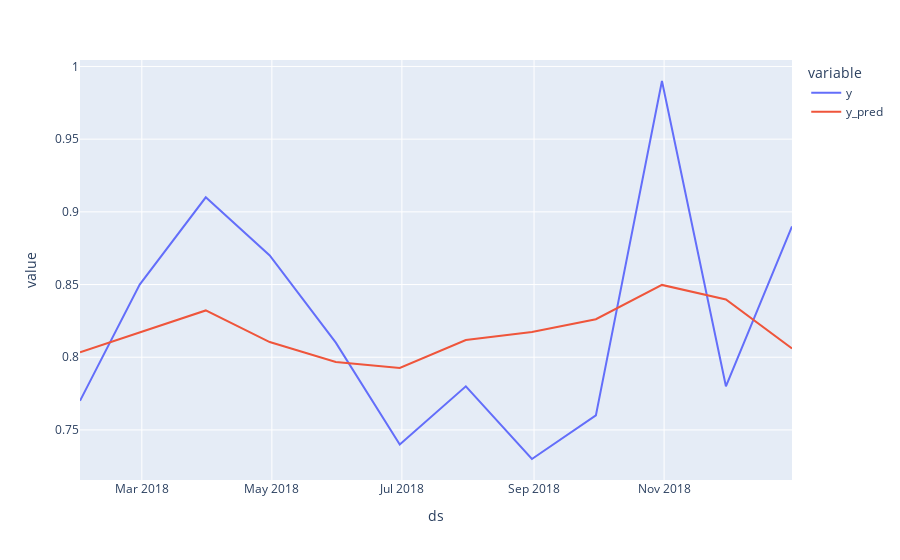

Notebook code for this chart:
### Code cell
fig = px.line(test, x='ds', y=test.columns[1:3])
fig.show()

### Figure 1 — Plotly figure (JSON) as saved in the notebook; plotly's stock layout.template omitted (floating-point values rounded to 4 significant figures)
{"data": [{"hovertemplate": "variable=y<br>ds=%{x}<br>value=%{y}<extra></extra>", "legendgroup": "y", "line": {"color": "#636efa", "dash": "solid"}, "marker": {"symbol": "circle"}, "mode": "lines", "name": "y", "orientation": "v", "showlegend": true, "type": "scatter", "x": ["2018-01-31T00:00:00", "2018-02-28T00:00:00", "2018-03-31T00:00:00", "2018-04-30T00:00:00", "2018-05-31T00:00:00", "2018-06-30T00:00:00", "2018-07-31T00:00:00", "2018-08-31T00:00:00", "2018-09-30T00:00:00", "2018-10-31T00:00:00", "2018-11-30T00:00:00", "2018-12-31T00:00:00"], "xaxis": "x", "y": [0.77, 0.85, 0.91, 0.87, 0.81, 0.74, 0.78, 0.73, 0.76, 0.99, 0.78, 0.89], "yaxis": "y"}, {"hovertemplate": "variable=y_pred<br>ds=%{x}<br>value=%{y}<extra></extra>", "legendgroup": "y_pred", "line": {"color": "#EF553B", "dash": "solid"}, "marker": {"symbol": "circle"}, "mode": "lines", "name": "y_pred", "orientation": "v", "showlegend": true, "type": "scatter", "x": ["2018-01-31T00:00:00", "2018-02-28T00:00:00", "2018-03-31T00:00:00", "2018-04-30T00:00:00", "2018-05-31T00:00:00", "2018-06-30T00:00:00", "2018-07-31T00:00:00", "2018-08-31T00:00:00", "2018-09-30T00:00:00", "2018-10-31T00:00:00", "2018-11-30T00:00:00", "2018-12-31T00:00:00"], "xaxis": "x", "y": [0.8034, 0.817, 0.8322, 0.8105, 0.7967, 0.7926, 0.8118, 0.8174, 0.8261, 0.8497, 0.8398, 0.806], "yaxis": "y"}], "layout": {"legend": {"title": {"text": "variable"}, "tracegroupgap": 0}, "margin": {"t": 60}, "xaxis": {"anchor": "y", "domain": [0, 1], "title": {"text": "ds"}}, "yaxis": {"anchor": "x", "domain": [0, 1], "title": {"text": "value"}}}}
